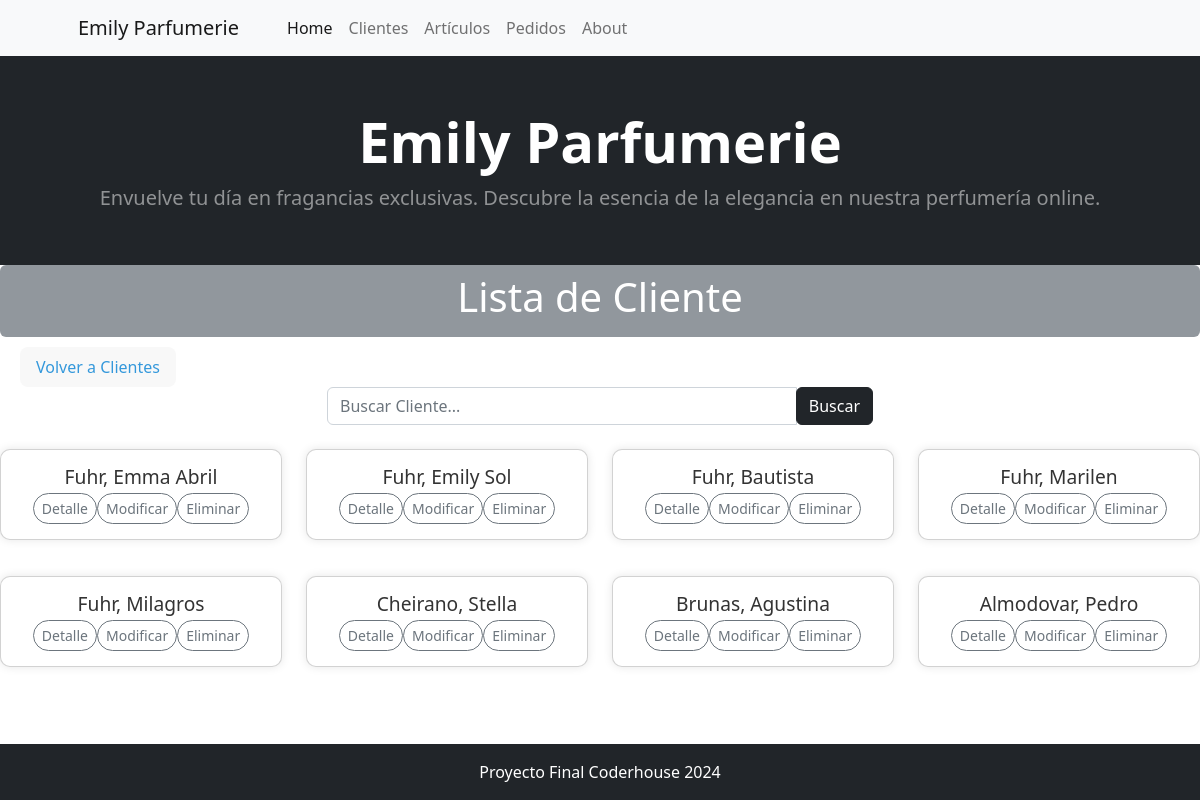
The app's page /cliente/cliente/list/, older data.
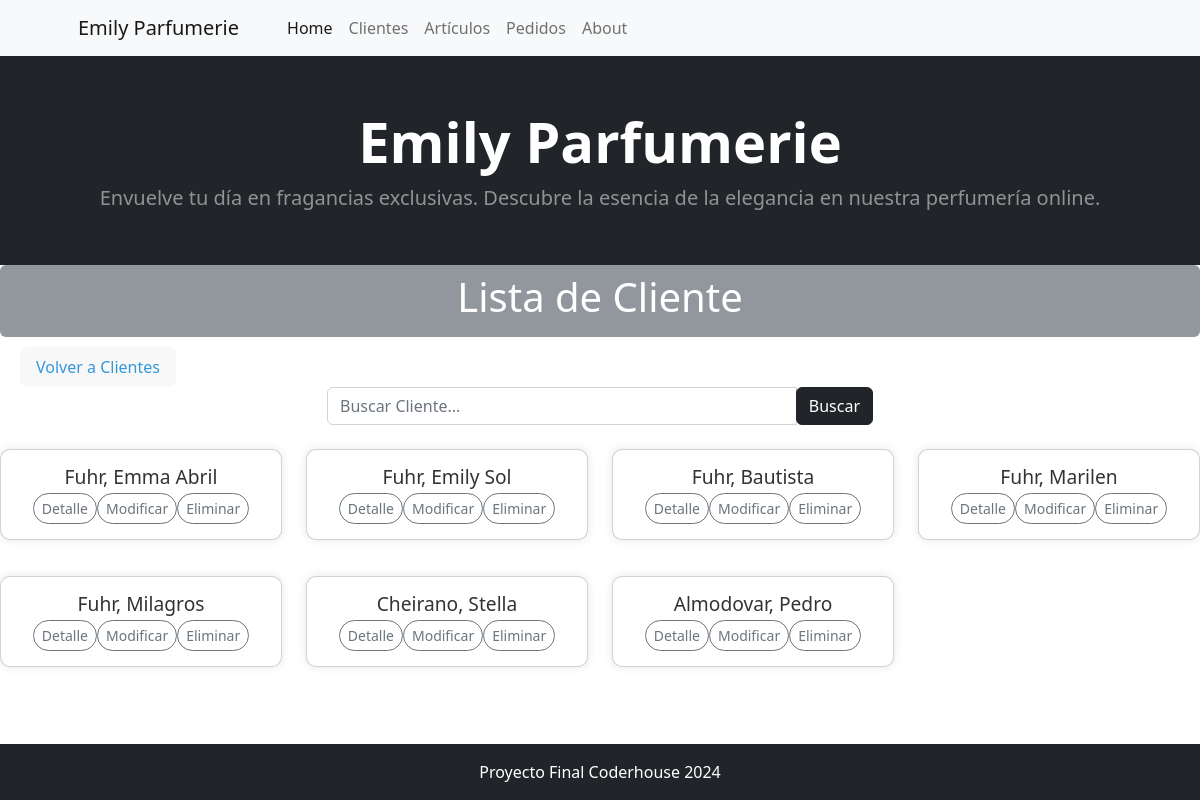
The same page, newer data.
### cliente/models.py (models this page shows)
class Cliente(models.Model):
    nombre = models.CharField(max_length=200, verbose_name='Nombre')
    apellido = models.CharField(max_length=200, verbose_name='Apellido')
    dni = models.CharField(max_length=8,verbose_name='DNI', unique=True)
    direccion =  models.CharField(max_length=200, verbose_name='Dirección')
    ciudad =  models.CharField(max_length=200, verbose_name='Ciudad', default='',null=False)
    def __str__(self):
        return f"{self.apellido}, {self.nombre}"
    class Meta:
        verbose_name_plural = "Clientes"
        verbose_name = 'Cliente'

### cliente/views.py (the view)
# urls.py: path("cliente/list/", views.ClienteList.as_view(), name="cliente_list"),
class ClienteList(ListView):
    model = models.Cliente
    def get_queryset(self):
        queryset = super().get_queryset()
        consulta = self.request.GET.get('consulta')
        if consulta:
            queryset = queryset.filter(
                Q(nombre__icontains=consulta) |
                Q(apellido__icontains=consulta)
            )
        return queryset

### cliente/templates/cliente/cliente_list.html (shortened to what this page needs)
{% extends 'core/base.html' %}
{% block titulo %}
    Lista de Cliente
{% endblock titulo %}
{% block contenido %}
<div style="margin-left: 20px; margin-top: 10px; display: inline-block; background-color: #f8f8f8; color: #3498db; padding: 8px 16px; border-radius: 8px;">
    <a href="{% url 'cliente:home' %}" style="color: #3498db; text-decoration: none;">Volver a Clientes</a>
</div>
<div class="container">
    <div class="row justify-content-center">
        <div class="col-md-6">
            <form class="form-inline" action="{% url 'cliente:cliente_list' %}" method="get">
                <div class="input-group">
                    <input type="text" class="form-control" name="consulta" placeholder="Buscar Cliente...">
                    <div class="input-group-append">
                        <button class="btn btn-dark" type="submit">Buscar</button>
                    </div>
                </div>
            </form>
        </div>
    </div>
</div>
<section class="clientes mt-4">
    <div class="row">
        {% for cliente in object_list %}
            <div class="col-md-3 mb-3">
                <div class="card-container">
                    <div class="card">
                        <div class="card-body">
                            <h3 class="card-title">{{ cliente }}</h3>
                            <div class="d-flex justify-content-center">
                                <a href="{% url 'cliente:cliente_detail' cliente.id %}" class="btn btn-outline-secondary btn-sm rounded-pill">Detalle</a>
                                <a href="{% url 'cliente:cliente_update' cliente.id %}" class="btn btn-outline-secondary btn-sm rounded-pill">Modificar</a>
                                <a href="{% url 'cliente:cliente_delete' cliente.id %}" class="btn btn-outline-secondary btn-sm rounded-pill">Eliminar</a>
                            </div>
                        </div>
                    </div>
                </div>
            </div>
        {% endfor %}
    </div>
</section>
<div style="height: 50px;"></div>
{% endblock contenido %}

Row changes from the older to the newer data that the page shows:
removed Cliente: apellido+nombre "Brunas, Agustina"
